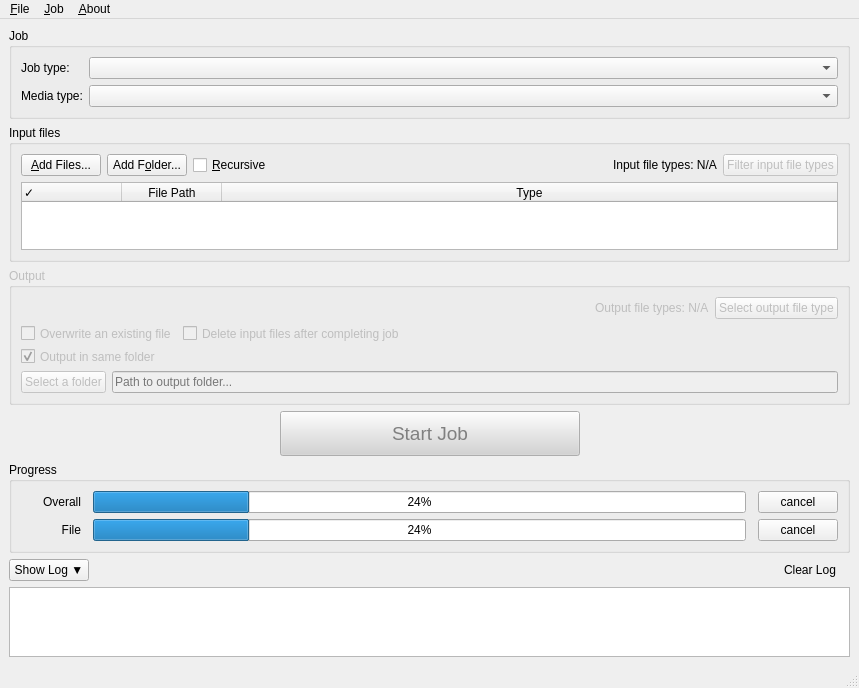
<?xml version="1.0" encoding="UTF-8"?>
<ui version="4.0">
 <class>ConverterMainWindow</class>
 <widget class="QMainWindow" name="ConverterMainWindow">
  <property name="enabled">
   <bool>true</bool>
  </property>
  <property name="geometry">
   <rect>
    <x>0</x>
    <y>0</y>
    <width>859</width>
    <height>688</height>
   </rect>
  </property>
  <property name="minimumSize">
   <size>
    <width>800</width>
    <height>600</height>
   </size>
  </property>
  <property name="windowTitle">
   <string>Converter Tool (Qt6) - UI File</string>
  </property>
  <widget class="QWidget" name="central_widget">
   <layout class="QVBoxLayout" name="main_layout">
    <item>
     <widget class="QGroupBox" name="job_section_group_box">
      <property name="title">
       <string>Job</string>
      </property>
      <layout class="QFormLayout" name="formLayout">
       <item row="0" column="0">
        <widget class="QLabel" name="label_job_type">
         <property name="text">
          <string>Job type:</string>
         </property>
        </widget>
       </item>
       <item row="0" column="1">
        <widget class="QComboBox" name="job_type_combo"/>
       </item>
       <item row="1" column="0">
        <widget class="QLabel" name="label_media_type">
         <property name="text">
          <string>Media type:</string>
         </property>
        </widget>
       </item>
       <item row="1" column="1">
        <widget class="QComboBox" name="media_type_combo"/>
       </item>
      </layout>
     </widget>
    </item>
    <item>
     <widget class="QGroupBox" name="input_files_group_box">
      <property name="title">
       <string>Input files</string>
      </property>
      <layout class="QVBoxLayout" name="verticalLayout_input_files">
       <item>
        <layout class="QHBoxLayout" name="top_controls_layout">
         <item>
          <widget class="QPushButton" name="add_files_button">
           <property name="text">
            <string>&amp;Add Files...</string>
           </property>
          </widget>
         </item>
         <item>
          <widget class="QPushButton" name="add_folder_button">
           <property name="text">
            <string>Add F&amp;older...</string>
           </property>
          </widget>
         </item>
         <item>
          <widget class="QCheckBox" name="recursive_checkbox">
           <property name="text">
            <string>&amp;Recursive</string>
           </property>
          </widget>
         </item>
         <item>
          <spacer name="horizontalSpacer_input_controls">
           <property name="orientation">
            <enum>Qt::Orientation::Horizontal</enum>
           </property>
           <property name="sizeHint" stdset="0">
            <size>
             <width>40</width>
             <height>20</height>
            </size>
           </property>
          </spacer>
         </item>
         <item>
          <widget class="QLabel" name="input_file_types_label">
           <property name="text">
            <string>Input file types: N/A</string>
           </property>
          </widget>
         </item>
         <item>
          <widget class="QPushButton" name="select_input_types_button">
           <property name="enabled">
            <bool>false</bool>
           </property>
           <property name="text">
            <string>Filter input file types</string>
           </property>
          </widget>
         </item>
        </layout>
       </item>
       <item>
        <widget class="QTableWidget" name="file_table">
         <property name="editTriggers">
          <set>QAbstractItemView::EditTrigger::NoEditTriggers</set>
         </property>
         <property name="selectionBehavior">
          <enum>QAbstractItemView::SelectionBehavior::SelectRows</enum>
         </property>
         <property name="sortingEnabled">
          <bool>true</bool>
         </property>
         <attribute name="horizontalHeaderVisible">
          <bool>true</bool>
         </attribute>
         <attribute name="horizontalHeaderCascadingSectionResizes">
          <bool>true</bool>
         </attribute>
         <attribute name="horizontalHeaderMinimumSectionSize">
          <number>40</number>
         </attribute>
         <attribute name="horizontalHeaderDefaultSectionSize">
          <number>100</number>
         </attribute>
         <attribute name="horizontalHeaderHighlightSections">
          <bool>true</bool>
         </attribute>
         <attribute name="horizontalHeaderShowSortIndicator" stdset="0">
          <bool>true</bool>
         </attribute>
         <attribute name="horizontalHeaderStretchLastSection">
          <bool>true</bool>
         </attribute>
         <attribute name="verticalHeaderVisible">
          <bool>false</bool>
         </attribute>
         <column>
          <property name="text">
           <string>✓</string>
          </property>
          <property name="textAlignment">
           <set>AlignLeading|AlignVCenter</set>
          </property>
         </column>
         <column>
          <property name="text">
           <string>File Path</string>
          </property>
         </column>
         <column>
          <property name="text">
           <string>Type</string>
          </property>
         </column>
        </widget>
       </item>
      </layout>
     </widget>
    </item>
    <item>
     <widget class="QGroupBox" name="output_folder_group_box">
      <property name="enabled">
       <bool>false</bool>
      </property>
      <property name="title">
       <string>Output</string>
      </property>
      <layout class="QVBoxLayout" name="verticalLayout_output_folder">
       <item>
        <layout class="QHBoxLayout" name="output_type_layout">
         <item>
          <spacer name="horizontalSpacer_output_type">
           <property name="orientation">
            <enum>Qt::Orientation::Horizontal</enum>
           </property>
           <property name="sizeHint" stdset="0">
            <size>
             <width>40</width>
             <height>20</height>
            </size>
           </property>
          </spacer>
         </item>
         <item>
          <widget class="QLabel" name="output_file_types_label">
           <property name="text">
            <string>Output file types: N/A</string>
           </property>
          </widget>
         </item>
         <item>
          <widget class="QPushButton" name="select_output_type_button">
           <property name="enabled">
            <bool>false</bool>
           </property>
           <property name="text">
            <string>Select output file type</string>
           </property>
          </widget>
         </item>
        </layout>
       </item>
       <item>
        <layout class="QFormLayout" name="formLayout_2">
         <item row="0" column="0">
          <widget class="QCheckBox" name="overwrite_files_checkbox">
           <property name="text">
            <string>Overwrite an existing file</string>
           </property>
          </widget>
         </item>
         <item row="0" column="1">
          <widget class="QCheckBox" name="delete_input_checkbox">
           <property name="text">
            <string>Delete input files after completing job</string>
           </property>
          </widget>
         </item>
         <item row="1" column="0">
          <widget class="QCheckBox" name="output_same_folder_checkbox">
           <property name="text">
            <string>Output in same folder</string>
           </property>
           <property name="checked">
            <bool>true</bool>
           </property>
          </widget>
         </item>
        </layout>
       </item>
       <item>
        <layout class="QHBoxLayout" name="path_selection_layout">
         <item>
          <widget class="QPushButton" name="select_output_folder_button">
           <property name="text">
            <string>Select a folder</string>
           </property>
          </widget>
         </item>
         <item>
          <widget class="QLineEdit" name="output_folder_path_display">
           <property name="readOnly">
            <bool>false</bool>
           </property>
           <property name="placeholderText">
            <string>Path to output folder...</string>
           </property>
          </widget>
         </item>
        </layout>
       </item>
      </layout>
     </widget>
    </item>
    <item>
     <layout class="QHBoxLayout" name="horizontalLayout">
      <item>
       <spacer name="horizontalSpacer">
        <property name="orientation">
         <enum>Qt::Orientation::Horizontal</enum>
        </property>
        <property name="sizeHint" stdset="0">
         <size>
          <width>40</width>
          <height>20</height>
         </size>
        </property>
       </spacer>
      </item>
      <item>
       <widget class="QPushButton" name="main_action_button">
        <property name="enabled">
         <bool>false</bool>
        </property>
        <property name="minimumSize">
         <size>
          <width>300</width>
          <height>0</height>
         </size>
        </property>
        <property name="styleSheet">
         <string>QPushButton { font-size: 14pt; padding: 10px; background-color: lightgrey; color: grey; } QPushButton:enabled { background-color: lightgreen; color: black; }</string>
        </property>
        <property name="text">
         <string>Start Job</string>
        </property>
       </widget>
      </item>
      <item>
       <spacer name="horizontalSpacer_2">
        <property name="orientation">
         <enum>Qt::Orientation::Horizontal</enum>
        </property>
        <property name="sizeHint" stdset="0">
         <size>
          <width>40</width>
          <height>20</height>
         </size>
        </property>
       </spacer>
      </item>
     </layout>
    </item>
    <item>
     <widget class="QGroupBox" name="progress_group_box">
      <property name="title">
       <string>Progress</string>
      </property>
      <layout class="QVBoxLayout" name="verticalLayout">
       <item>
        <layout class="QGridLayout" name="progress_grid_layout" rowstretch="0,0" columnstretch="0,0,0" columnminimumwidth="60,0,0">
         <property name="leftMargin">
          <number>0</number>
         </property>
         <property name="horizontalSpacing">
          <number>12</number>
         </property>
         <property name="verticalSpacing">
          <number>6</number>
         </property>
         <item row="1" column="1">
          <widget class="QProgressBar" name="file_progress_bar">
           <property name="value">
            <number>24</number>
           </property>
           <property name="textVisible">
            <bool>true</bool>
           </property>
           <property name="orientation">
            <enum>Qt::Orientation::Horizontal</enum>
           </property>
          </widget>
         </item>
         <item row="1" column="0">
          <widget class="QLabel" name="file_label">
           <property name="text">
            <string>File</string>
           </property>
           <property name="alignment">
            <set>Qt::AlignmentFlag::AlignRight|Qt::AlignmentFlag::AlignTrailing|Qt::AlignmentFlag::AlignVCenter</set>
           </property>
          </widget>
         </item>
         <item row="0" column="0">
          <widget class="QLabel" name="overall_label">
           <property name="frameShape">
            <enum>QFrame::Shape::NoFrame</enum>
           </property>
           <property name="text">
            <string>Overall</string>
           </property>
           <property name="alignment">
            <set>Qt::AlignmentFlag::AlignRight|Qt::AlignmentFlag::AlignTrailing|Qt::AlignmentFlag::AlignVCenter</set>
           </property>
          </widget>
         </item>
         <item row="0" column="1">
          <widget class="QProgressBar" name="overall_progress_bar">
           <property name="value">
            <number>24</number>
           </property>
          </widget>
         </item>
         <item row="0" column="2">
          <widget class="QPushButton" name="overall_cancel_button">
           <property name="text">
            <string>cancel</string>
           </property>
          </widget>
         </item>
         <item row="1" column="2">
          <widget class="QPushButton" name="file_cancel_button">
           <property name="text">
            <string>cancel</string>
           </property>
          </widget>
         </item>
        </layout>
       </item>
      </layout>
     </widget>
    </item>
    <item>
     <widget class="QWidget" name="log_output_group" native="true">
      <property name="sizePolicy">
       <sizepolicy hsizetype="Expanding" vsizetype="Maximum">
        <horstretch>0</horstretch>
        <verstretch>0</verstretch>
       </sizepolicy>
      </property>
      <layout class="QVBoxLayout" name="verticalLayout_log_output">
       <property name="leftMargin">
        <number>0</number>
       </property>
       <property name="topMargin">
        <number>0</number>
       </property>
       <property name="rightMargin">
        <number>0</number>
       </property>
       <property name="bottomMargin">
        <number>0</number>
       </property>
       <item>
        <layout class="QHBoxLayout" name="log_top_bar">
         <item>
          <widget class="QPushButton" name="toggle_log_button">
           <property name="text">
            <string>Show Log ▼</string>
           </property>
           <property name="checkable">
            <bool>true</bool>
           </property>
          </widget>
         </item>
         <item>
          <spacer name="horizontalSpacer_log_bar">
           <property name="orientation">
            <enum>Qt::Orientation::Horizontal</enum>
           </property>
           <property name="sizeHint" stdset="0">
            <size>
             <width>40</width>
             <height>20</height>
            </size>
           </property>
          </spacer>
         </item>
         <item>
          <widget class="QPushButton" name="clear_log_button">
           <property name="text">
            <string>Clear Log</string>
           </property>
           <property name="flat">
            <bool>true</bool>
           </property>
           <property name="visible">
            <bool>false</bool>
           </property>
          </widget>
         </item>
        </layout>
       </item>
       <item>
        <widget class="QTextEdit" name="log_output_text">
         <property name="enabled">
          <bool>true</bool>
         </property>
         <property name="sizePolicy">
          <sizepolicy hsizetype="Expanding" vsizetype="Preferred">
           <horstretch>0</horstretch>
           <verstretch>0</verstretch>
          </sizepolicy>
         </property>
         <property name="visible">
          <bool>false</bool>
         </property>
         <property name="lineWrapMode">
          <enum>QTextEdit::LineWrapMode::NoWrap</enum>
         </property>
         <property name="lineWrapColumnOrWidth">
          <number>-1</number>
         </property>
         <property name="readOnly">
          <bool>true</bool>
         </property>
        </widget>
       </item>
      </layout>
     </widget>
    </item>
   </layout>
  </widget>
  <widget class="QMenuBar" name="menubar">
   <property name="geometry">
    <rect>
     <x>0</x>
     <y>0</y>
     <width>859</width>
     <height>25</height>
    </rect>
   </property>
   <widget class="QMenu" name="menuFile">
    <property name="title">
     <string>&amp;File</string>
    </property>
    <addaction name="actionSettings"/>
    <addaction name="separator"/>
    <addaction name="actionExit"/>
   </widget>
   <widget class="QMenu" name="menuJob">
    <property name="title">
     <string>&amp;Job</string>
    </property>
   </widget>
   <widget class="QMenu" name="menuAbout">
    <property name="title">
     <string>&amp;About</string>
    </property>
   </widget>
   <addaction name="menuFile"/>
   <addaction name="menuJob"/>
   <addaction name="menuAbout"/>
  </widget>
  <widget class="QStatusBar" name="statusbar"/>
  <action name="actionSettings">
   <property name="text">
    <string>&amp;Settings...</string>
   </property>
  </action>
  <action name="actionExit">
   <property name="text">
    <string>&amp;Exit</string>
   </property>
   <property name="shortcut">
    <string>Ctrl+Q</string>
   </property>
  </action>
 </widget>
 <resources/>
 <connections/>
</ui>
